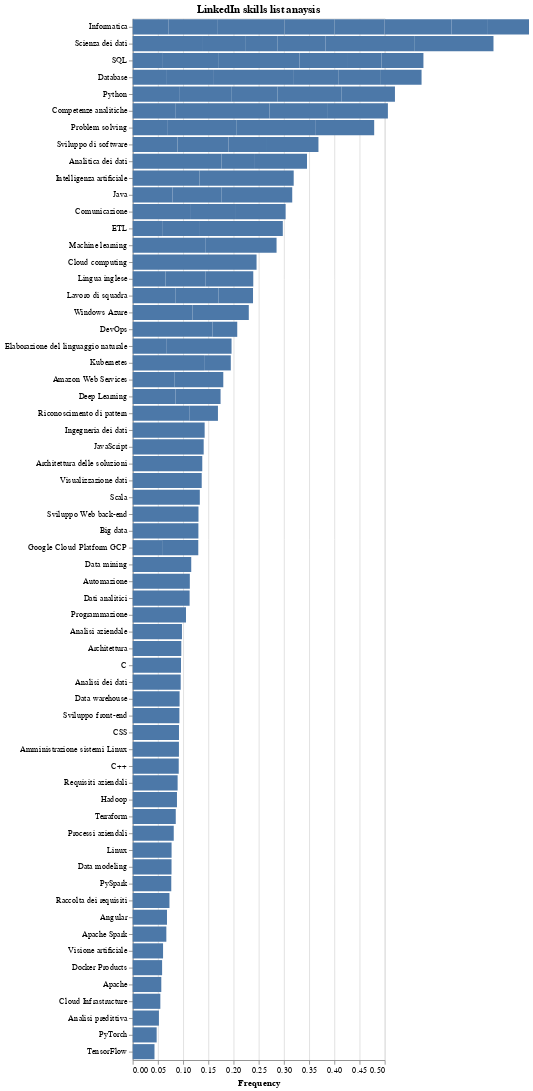

This figure's notebook cell:
### Code cell
input_dropdown = alt.binding_select(options=sorted(df_value_counts['label'].unique()), name='Cluster ')
selection = alt.selection_point(fields=['label'], bind=input_dropdown)
color = alt.condition(
    selection,
    alt.Color('Origin:N').legend(None),
    alt.value('lightgray')
)


alt.Chart(df_value_counts).mark_bar(tooltip=True).encode(
        alt.Y('LinkedIn Skills List:N',title=None, axis=alt.Axis(labelAngle=0), sort=alt.SortField(field='freq_rel', order='descending')),
        alt.X('freq_rel:Q', title='Frequency',scale=alt.Scale(domain=[0, 0.5]) ),
        #alt.Color('Job title:N', scale=alt.Scale(scheme='category20')),
        color=color,
        tooltip=[alt.Tooltip('LinkedIn Skills List:N', title='LinkedIn Skills List'), alt.Tooltip('freq_rel:Q', title='Percentage', format='.2%')]
).properties(title='LinkedIn skills list anaysis').transform_filter(selection).add_params(selection).display()

### Figure 1 — Vega-Lite specification as saved in the notebook (floating-point values rounded to 4 significant figures)
{"config": {"view": {"continuousWidth": 300, "continuousHeight": 300}}, "data": {"name": "data-5ee3393c26fd91162b651afe110f8dca"}, "mark": {"type": "bar", "tooltip": true}, "encoding": {"color": {"condition": {"param": "param_91", "field": "Origin", "legend": null, "type": "nominal"}, "value": "lightgray"}, "tooltip": [{"field": "LinkedIn Skills List", "title": "LinkedIn Skills List", "type": "nominal"}, {"field": "freq_rel", "format": ".2%", "title": "Percentage", "type": "quantitative"}], "x": {"field": "freq_rel", "scale": {"domain": [0, 0.5]}, "title": "Frequency", "type": "quantitative"}, "y": {"axis": {"labelAngle": 0}, "field": "LinkedIn Skills List", "sort": {"field": "freq_rel", "order": "descending"}, "title": null, "type": "nominal"}}, "params": [{"name": "param_91", "select": {"type": "point", "fields": ["label"]}, "bind": {"input": "select", "options": [0.0, 1.0, 2.0, 3.0, 4.0, 5.0, 6.0, 7.0, 8.0, 9.0, 10.0, 11.0], "name": "Cluster "}}], "title": "LinkedIn skills list anaysis", "transform": [{"filter": {"param": "param_91"}}], "$schema": "https://vega.github.io/schema/vega-lite/v5.6.1.json", "datasets": {"data-5ee3393c26fd91162b651afe110f8dca": [{"label": 5, "LinkedIn Skills List": "Analitica dei dati", "frequenza": 359, "freq_rel": 0.1762}, {"label": 5, "LinkedIn Skills List": "Scienza dei dati", "frequenza": 284, "freq_rel": 0.1394}, {"label": 5, "LinkedIn Skills List": "Visualizzazione dati", "frequenza": 279, "freq_rel": 0.1369}, {"label": 5, "LinkedIn Skills List": "Dati analitici", "frequenza": 230, "freq_rel": 0.1129}, {"label": 5, "LinkedIn Skills List": "Analisi dei dati", "frequenza": 194, "freq_rel": 0.0952}, {"label": 5, "LinkedIn Skills List": "Competenze analitiche", "frequenza": 174, "freq_rel": 0.0854}, {"label": 5, "LinkedIn Skills List": "Problem solving", "frequenza": 142, "freq_rel": 0.0697}, {"label": 5, "LinkedIn Skills List": "Database", "frequenza": 135, "freq_rel": 0.0662}, {"label": 5, "LinkedIn Skills List": "SQL", "frequenza": 122, "freq_rel": 0.0599}, {"label": 5, "LinkedIn Skills List": "ETL", "frequenza": 119, "freq_rel": 0.0584}, {"label": 4, "LinkedIn Skills List": "Competenze analitiche", "frequenza": 240, "freq_rel": 0.186}, {"label": 4, "LinkedIn Skills List": "Problem solving", "frequenza": 175, "freq_rel": 0.1357}, {"label": 4, "LinkedIn Skills List": "Comunicazione", "frequenza": 149, "freq_rel": 0.1155}, {"label": 4, "LinkedIn Skills List": "Analisi aziendale", "frequenza": 126, "freq_rel": 0.0977}, {"label": 4, "LinkedIn Skills List": "Requisiti aziendali", "frequenza": 115, "freq_rel": 0.0891}, {"label": 4, "LinkedIn Skills List": "Lavoro di squadra", "frequenza": 110, "freq_rel": 0.0853}, {"label": 4, "LinkedIn Skills List": "Processi aziendali", "frequenza": 105, "freq_rel": 0.0814}, {"label": 4, "LinkedIn Skills List": "Raccolta dei requisiti", "frequenza": 94, "freq_rel": 0.0729}, {"label": 4, "LinkedIn Skills List": "Informatica", "frequenza": 92, "freq_rel": 0.0713}, {"label": 4, "LinkedIn Skills List": "Lingua inglese", "frequenza": 84, "freq_rel": 0.0651}, {"label": 1, "LinkedIn Skills List": "Problem solving", "frequenza": 127, "freq_rel": 0.1566}, {"label": 1, "LinkedIn Skills List": "Competenze analitiche", "frequenza": 94, "freq_rel": 0.1159}, {"label": 1, "LinkedIn Skills List": "SQL", "frequenza": 90, "freq_rel": 0.111}, {"label": 1, "LinkedIn Skills List": "Informatica", "frequenza": 78, "freq_rel": 0.0962}, {"label": 1, "LinkedIn Skills List": "Database", "frequenza": 77, "freq_rel": 0.0949}, {"label": 1, "LinkedIn Skills List": "Sviluppo di software", "frequenza": 72, "freq_rel": 0.0888}, {"label": 1, "LinkedIn Skills List": "Comunicazione", "frequenza": 71, "freq_rel": 0.0875}, {"label": 1, "LinkedIn Skills List": "Lavoro di squadra", "frequenza": 69, "freq_rel": 0.0851}, {"label": 1, "LinkedIn Skills List": "Scienza dei dati", "frequenza": 69, "freq_rel": 0.0851}, {"label": 1, "LinkedIn Skills List": "Java", "frequenza": 64, "freq_rel": 0.0789}, {"label": 11, "LinkedIn Skills List": "SQL", "frequenza": 164, "freq_rel": 0.16}, {"label": 11, "LinkedIn Skills List": "Database", "frequenza": 161, "freq_rel": 0.1571}, {"label": 11, "LinkedIn Skills List": "Competenze analitiche", "frequenza": 122, "freq_rel": 0.119}, {"label": 11, "LinkedIn Skills List": "Problem solving", "frequenza": 120, "freq_rel": 0.1171}, {"label": 11, "LinkedIn Skills List": "Java", "frequenza": 100, "freq_rel": 0.0976}, {"label": 11, "LinkedIn Skills List": "Lingua inglese", "frequenza": 81, "freq_rel": 0.079}, {"label": 11, "LinkedIn Skills List": "ETL", "frequenza": 75, "freq_rel": 0.0732}, {"label": 11, "LinkedIn Skills List": "Lavoro di squadra", "frequenza": 70, "freq_rel": 0.0683}, {"label": 11, "LinkedIn Skills List": "Analitica dei dati", "frequenza": 68, "freq_rel": 0.0663}, {"label": 11, "LinkedIn Skills List": "Scienza dei dati", "frequenza": 64, "freq_rel": 0.0624}, {"label": 9, "LinkedIn Skills List": "Informatica", "frequenza": 177, "freq_rel": 0.1336}, {"label": 9, "LinkedIn Skills List": "Programmazione", "frequenza": 140, "freq_rel": 0.1057}, {"label": 9, "LinkedIn Skills List": "Sviluppo di software", "frequenza": 134, "freq_rel": 0.1011}, {"label": 9, "LinkedIn Skills List": "Comunicazione", "frequenza": 133, "freq_rel": 0.1004}, {"label": 9, "LinkedIn Skills List": "C", "frequenza": 127, "freq_rel": 0.0958}, {"label": 9, "LinkedIn Skills List": "Lingua inglese", "frequenza": 126, "freq_rel": 0.0951}, {"label": 9, "LinkedIn Skills List": "SQL", "frequenza": 125, "freq_rel": 0.0943}, {"label": 9, "LinkedIn Skills List": "Python", "frequenza": 122, "freq_rel": 0.0921}, {"label": 9, "LinkedIn Skills List": "C++", "frequenza": 121, "freq_rel": 0.0913}, {"label": 9, "LinkedIn Skills List": "Database", "frequenza": 120, "freq_rel": 0.0906}, {"label": 7, "LinkedIn Skills List": "ETL", "frequenza": 177, "freq_rel": 0.1662}, {"label": 7, "LinkedIn Skills List": "Ingegneria dei dati", "frequenza": 152, "freq_rel": 0.1427}, {"label": 7, "LinkedIn Skills List": "Python", "frequenza": 110, "freq_rel": 0.1033}, {"label": 7, "LinkedIn Skills List": "Analitica dei dati", "frequenza": 110, "freq_rel": 0.1033}, {"label": 7, "LinkedIn Skills List": "Scienza dei dati", "frequenza": 102, "freq_rel": 0.0958}, {"label": 7, "LinkedIn Skills List": "Data warehouse", "frequenza": 99, "freq_rel": 0.093}, {"label": 7, "LinkedIn Skills List": "Database", "frequenza": 89, "freq_rel": 0.0836}, {"label": 7, "LinkedIn Skills List": "Data modeling", "frequenza": 82, "freq_rel": 0.077}, {"label": 7, "LinkedIn Skills List": "SQL", "frequenza": 73, "freq_rel": 0.0685}, {"label": 7, "LinkedIn Skills List": "Apache Spark", "frequenza": 71, "freq_rel": 0.0667}, {"label": 10, "LinkedIn Skills List": "Scienza dei dati", "frequenza": 123, "freq_rel": 0.177}, {"label": 10, "LinkedIn Skills List": "Machine learning", "frequenza": 100, "freq_rel": 0.1439}, {"label": 10, "LinkedIn Skills List": "Intelligenza artificiale", "frequenza": 92, "freq_rel": 0.1324}, {"label": 10, "LinkedIn Skills List": "Riconoscimento di pattern", "frequenza": 78, "freq_rel": 0.1122}, {"label": 10, "LinkedIn Skills List": "Informatica", "frequenza": 69, "freq_rel": 0.0993}, {"label": 10, "LinkedIn Skills List": "Python", "frequenza": 64, "freq_rel": 0.0921}, {"label": 10, "LinkedIn Skills List": "Deep Learning", "frequenza": 59, "freq_rel": 0.0849}, {"label": 10, "LinkedIn Skills List": "Elaborazione del linguaggio naturale", "frequenza": 47, "freq_rel": 0.0676}, {"label": 10, "LinkedIn Skills List": "PyTorch", "frequenza": 33, "freq_rel": 0.0475}, {"label": 10, "LinkedIn Skills List": "TensorFlow", "frequenza": 30, "freq_rel": 0.0432}, {"label": 0, "LinkedIn Skills List": "DevOps", "frequenza": 76, "freq_rel": 0.1583}, {"label": 0, "LinkedIn Skills List": "Kubernetes", "frequenza": 68, "freq_rel": 0.1417}, {"label": 0, "LinkedIn Skills List": "Python", "frequenza": 61, "freq_rel": 0.1271}, {"label": 0, "LinkedIn Skills List": "Windows Azure", "frequenza": 57, "freq_rel": 0.1188}, {"label": 0, "LinkedIn Skills List": "Amministrazione sistemi Linux", "frequenza": 44, "freq_rel": 0.0917}, {"label": 0, "LinkedIn Skills List": "Terraform", "frequenza": 41, "freq_rel": 0.0854}, {"label": 0, "LinkedIn Skills List": "Amazon Web Services", "frequenza": 40, "freq_rel": 0.0833}, {"label": 0, "LinkedIn Skills List": "Linux", "frequenza": 37, "freq_rel": 0.0771}, {"label": 0, "LinkedIn Skills List": "Docker Products", "frequenza": 28, "freq_rel": 0.0583}, {"label": 0, "LinkedIn Skills List": "Google Cloud Platform GCP", "frequenza": 28, "freq_rel": 0.0583}, {"label": 3, "LinkedIn Skills List": "Intelligenza artificiale", "frequenza": 115, "freq_rel": 0.187}, {"label": 3, "LinkedIn Skills List": "Scienza dei dati", "frequenza": 96, "freq_rel": 0.1561}, {"label": 3, "LinkedIn Skills List": "Elaborazione del linguaggio naturale", "frequenza": 79, "freq_rel": 0.1285}, {"label": 3, "LinkedIn Skills List": "Python", "frequenza": 65, "freq_rel": 0.1057}, {"label": 3, "LinkedIn Skills List": "Informatica", "frequenza": 61, "freq_rel": 0.0992}, {"label": 3, "LinkedIn Skills List": "Deep Learning", "frequenza": 55, "freq_rel": 0.0894}, {"label": 3, "LinkedIn Skills List": "Machine learning", "frequenza": 40, "freq_rel": 0.065}, {"label": 3, "LinkedIn Skills List": "Visione artificiale", "frequenza": 37, "freq_rel": 0.0602}, {"label": 3, "LinkedIn Skills List": "Riconoscimento di pattern", "frequenza": 35, "freq_rel": 0.0569}, {"label": 3, "LinkedIn Skills List": "Analisi predittiva", "frequenza": 32, "freq_rel": 0.052}, {"label": 6, "LinkedIn Skills List": "Informatica", "frequenza": 47, "freq_rel": 0.1331}, {"label": 6, "LinkedIn Skills List": "Scala", "frequenza": 47, "freq_rel": 0.1331}, {"label": 6, "LinkedIn Skills List": "Big data", "frequenza": 46, "freq_rel": 0.1303}, {"label": 6, "LinkedIn Skills List": "Data mining", "frequenza": 41, "freq_rel": 0.1161}, {"label": 6, "LinkedIn Skills List": "Automazione", "frequenza": 40, "freq_rel": 0.1133}, {"label": 6, "LinkedIn Skills List": "Hadoop", "frequenza": 31, "freq_rel": 0.0878}, {"label": 6, "LinkedIn Skills List": "Sviluppo di software", "frequenza": 27, "freq_rel": 0.0765}, {"label": 6, "LinkedIn Skills List": "Machine learning", "frequenza": 27, "freq_rel": 0.0765}, {"label": 6, "LinkedIn Skills List": "PySpark", "frequenza": 27, "freq_rel": 0.0765}, {"label": 6, "LinkedIn Skills List": "Apache", "frequenza": 20, "freq_rel": 0.0567}, {"label": 8, "LinkedIn Skills List": "JavaScript", "frequenza": 178, "freq_rel": 0.1408}, {"label": 8, "LinkedIn Skills List": "Java", "frequenza": 177, "freq_rel": 0.14}, {"label": 8, "LinkedIn Skills List": "Sviluppo Web back-end", "frequenza": 165, "freq_rel": 0.1305}, {"label": 8, "LinkedIn Skills List": "Sviluppo di software", "frequenza": 129, "freq_rel": 0.1021}, {"label": 8, "LinkedIn Skills List": "Sviluppo front-end", "frequenza": 117, "freq_rel": 0.0926}, {"label": 8, "LinkedIn Skills List": "CSS", "frequenza": 116, "freq_rel": 0.0918}, {"label": 8, "LinkedIn Skills List": "SQL", "frequenza": 105, "freq_rel": 0.0831}, {"label": 8, "LinkedIn Skills List": "Database", "frequenza": 102, "freq_rel": 0.0807}, {"label": 8, "LinkedIn Skills List": "Informatica", "frequenza": 89, "freq_rel": 0.0704}, {"label": 8, "LinkedIn Skills List": "Angular", "frequenza": 86, "freq_rel": 0.068}, {"label": 2, "LinkedIn Skills List": "Cloud computing", "frequenza": 130, "freq_rel": 0.2457}, {"label": 2, "LinkedIn Skills List": "Architettura delle soluzioni", "frequenza": 73, "freq_rel": 0.138}, {"label": 2, "LinkedIn Skills List": "Windows Azure", "frequenza": 59, "freq_rel": 0.1115}, {"label": 2, "LinkedIn Skills List": "Amazon Web Services", "frequenza": 51, "freq_rel": 0.0964}, {"label": 2, "LinkedIn Skills List": "Architettura", "frequenza": 51, "freq_rel": 0.0964}, {"label": 2, "LinkedIn Skills List": "Informatica", "frequenza": 44, "freq_rel": 0.0832}, {"label": 2, "LinkedIn Skills List": "Google Cloud Platform GCP", "frequenza": 38, "freq_rel": 0.0718}, {"label": 2, "LinkedIn Skills List": "Cloud Infrastructure", "frequenza": 29, "freq_rel": 0.0548}, {"label": 2, "LinkedIn Skills List": "Kubernetes", "frequenza": 28, "freq_rel": 0.0529}, {"label": 2, "LinkedIn Skills List": "DevOps", "frequenza": 26, "freq_rel": 0.0491}]}}
